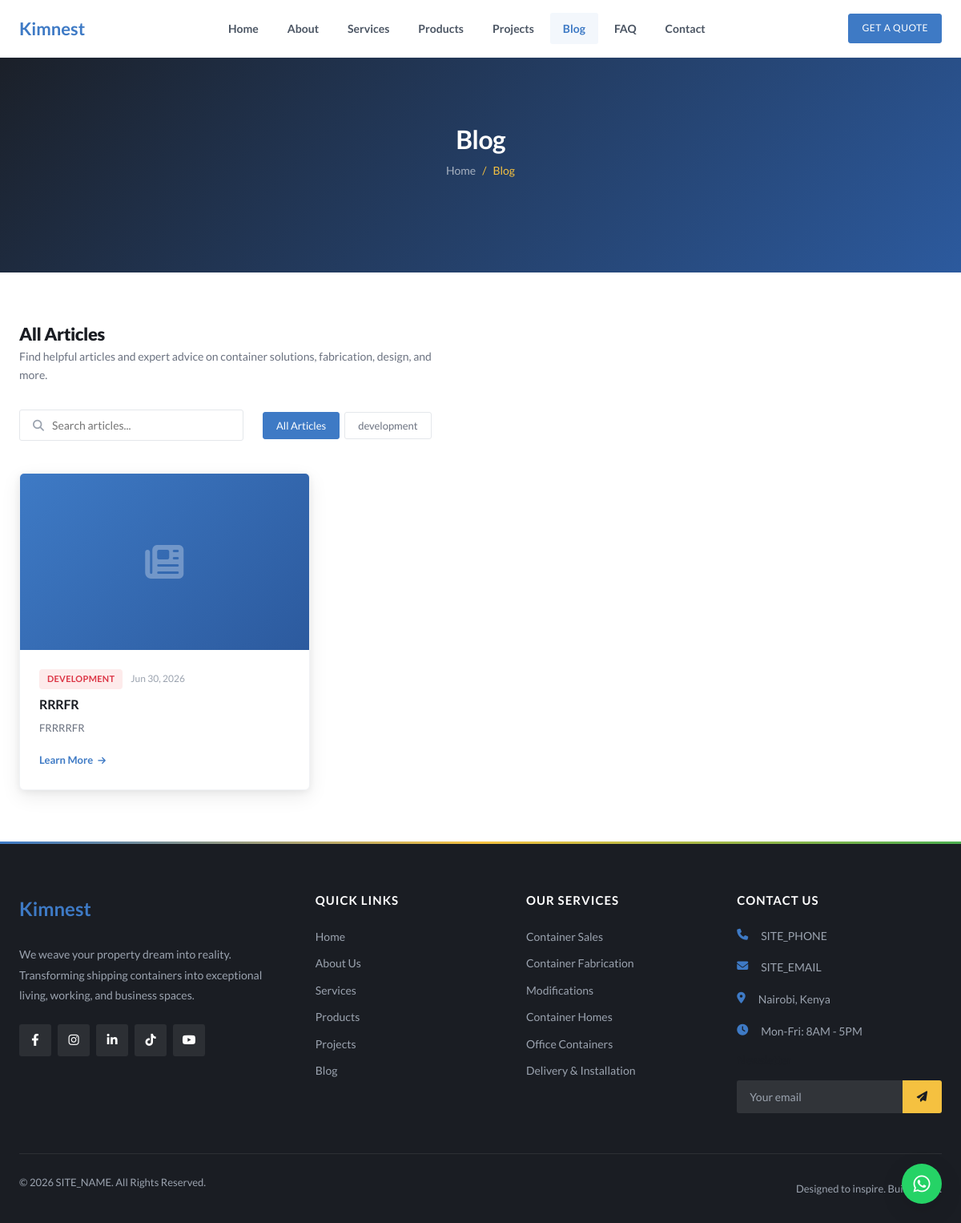
Before: /pages/blog.php with the older database file.
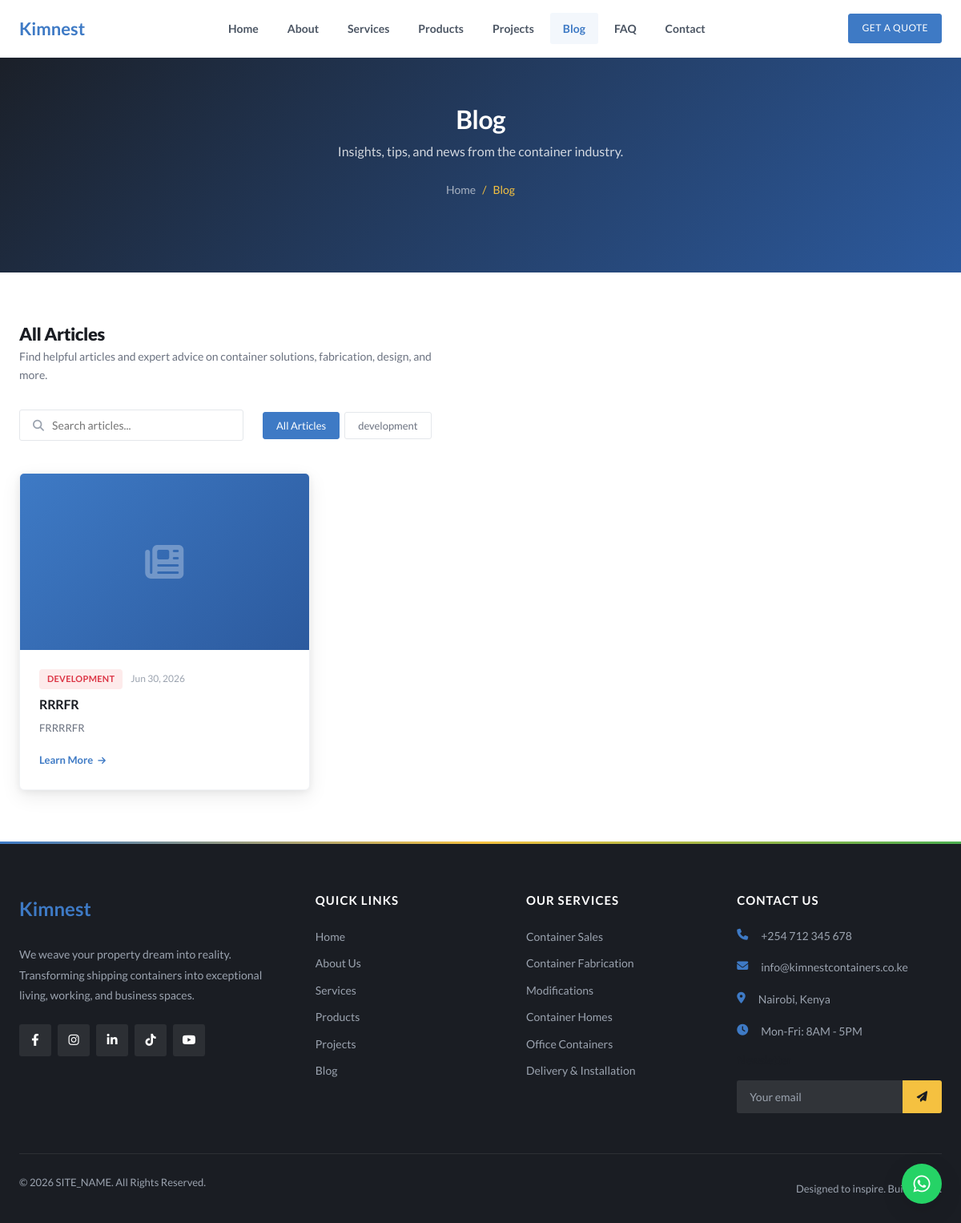
After: the same page with the newer database file.
### tables this page shows
CREATE TABLE site_content (
    id INT AUTO_INCREMENT PRIMARY KEY,
    page_slug VARCHAR(50) NOT NULL,
    section_key VARCHAR(50) NOT NULL,
    content_key VARCHAR(100) NOT NULL,
    content_value LONGTEXT,
    content_type ENUM('text', 'textarea', 'html', 'image') DEFAULT 'text',
    is_visible TINYINT(1) DEFAULT 1,
    created_at TIMESTAMP DEFAULT CURRENT_TIMESTAMP,
    updated_at TIMESTAMP DEFAULT CURRENT_TIMESTAMP ON UPDATE CURRENT_TIMESTAMP,
    UNIQUE KEY unique_content (page_slug, section_key, content_key)
);

CREATE TABLE site_settings (
    id INT AUTO_INCREMENT PRIMARY KEY,
    setting_key VARCHAR(100) NOT NULL UNIQUE,
    setting_value TEXT,
    created_at TIMESTAMP DEFAULT CURRENT_TIMESTAMP,
    updated_at TIMESTAMP DEFAULT CURRENT_TIMESTAMP ON UPDATE CURRENT_TIMESTAMP
);

### includes/functions.php (called while the page is built, shortened)
<?php
require_once __DIR__ . '/db.php';
function getContent($page, $section, $key, $default = '') {
    global $pdo;
    $stmt = $pdo->prepare("SELECT content_value, content_type, is_visible FROM site_content WHERE page_slug = ? AND section_key = ? AND content_key = ?");
    $stmt->execute([$page, $section, $key]);
    $result = $stmt->fetch();
    if (!$result) return $default;
    $value = $result['content_value'];
    $type = $result['content_type'] ?? 'text';
    if ($type === 'textarea') {
        $value = strip_tags($value);
        $value = trim($value);
    }
    return $value;
}
function getSetting($key, $default = '') {
    global $pdo;
    $stmt = $pdo->prepare("SELECT setting_value FROM site_settings WHERE setting_key = ?");
    $stmt->execute([$key]);
    $result = $stmt->fetch();
    return $result ? $result['setting_value'] : $default;
}

### pages/blog.php (the view, shortened to what the changed rows need)
<?php
include __DIR__ . '/../includes/header.php';
$heroBg = getContent('blog', 'hero', 'bg_image', '');
$heroOverlay = getContent('blog', 'hero', 'overlay_color', '#1a2e4a');
$heroDesc = getContent('blog', 'hero', 'description', '');
?>
<section class="page-banner page-banner--tall" <?php if (!empty($heroBg)): ?>style="background-image: linear-gradient(<?= $heroOverlay ?>dd, <?= $heroOverlay ?>ee), url(<?= BASE_URL ?>/<?= htmlspecialchars($heroBg) ?>); background-size: cover; background-position: center;"<?php endif; ?>>
    <div class="container">
        <h1><?= htmlspecialchars(getContent('blog', 'hero', 'overline', 'Blog')) ?></h1>
        <?php if (!empty($heroDesc)): ?>
            <p class="page-banner__desc"><?= htmlspecialchars($heroDesc) ?></p>
        <?php endif; ?>
        <div class="breadcrumb">
            <a href="<?= BASE_URL ?>/">Home</a> <span>/</span> <span>Blog</span>
        </div>
    </div>
</section>
<section class="section">
    <div class="container">
        <div class="blog-top fade-in">
            <div>
                <h2 class="blog-top__title">All Articles</h2>
            </div>
        </div>
    </div>
</section>
<?php include __DIR__ . '/../includes/footer.php'; ?>

### includes/footer.php (shortened to what the changed rows need)
    </main>
    <footer class="footer">
        <div class="container">
            <div class="footer-grid">
                <div class="footer-col">
                    <a href="<?= BASE_URL ?>/" class="footer-logo">
                        <span class="logo-text">Kim<span>nest</span></span>
                    </a>
                    <p><?= htmlspecialchars(getSetting('site_tagline', 'We weave your property dream into reality. Transforming shipping containers into exceptional living, working, and business spaces.')) ?></p>
                    <div class="social-links">
                        <a href="<?= getSetting('facebook_url', '#') ?>" target="_blank"><i class="fab fa-facebook-f"></i></a>
                        <a href="<?= getSetting('instagram_url', '#') ?>" target="_blank"><i class="fab fa-instagram"></i></a>
                        <a href="<?= getSetting('linkedin_url', '#') ?>" target="_blank"><i class="fab fa-linkedin-in"></i></a>
                        <a href="<?= getSetting('tiktok_url', '#') ?>" target="_blank"><i class="fab fa-tiktok"></i></a>
                        <a href="<?= getSetting('youtube_url', '#') ?>" target="_blank"><i class="fab fa-youtube"></i></a>
                    </div>
                </div>
                <div class="footer-col">
                    <ul class="footer-contact">
                        <li><i class="fas fa-phone"></i> <?= getSetting('site_phone', SITE_PHONE) ?></li>
                        <li><i class="fas fa-envelope"></i> <?= getSetting('site_email', SITE_EMAIL) ?></li>
                        <li><i class="fas fa-map-marker-alt"></i> <?= getSetting('site_address', 'Nairobi, Kenya') ?></li>
                        <li><i class="fas fa-clock"></i> Mon-Fri: 8AM - 5PM</li>
                    </ul>
                </div>
            </div>
        </div>
    </footer>
</body>
</html>

Changed rows visible on the page:
added site_content: content_value "Blog"
added site_content: content_value "Insights, tips, and news from the container industry."
added site_settings: setting_value "We weave your property dream into reality. Transforming shipping containers into exceptional living, working, and business spaces."
added site_settings: setting_value "+254 712 345 678"
added site_settings: setting_value "info@kimnestcontainers.co.ke"
added site_settings: setting_value "Nairobi, Kenya"
Other visible differences:
getContent('blog', 'hero', 'overline', 'Blog'): "Blog" → (not shown)
getSetting('site_phone', SITE_PHONE): "SITE_PHONE" → (not shown)
getSetting('site_email', SITE_EMAIL): "SITE_EMAIL" → (not shown)
getSetting('site_address', 'Nairobi, Kenya'): "Nairobi, Kenya" → (not shown)
text no longer shown: "We weave your property dream into reality. Transforming shipping containers into exceptional living, working, and business spaces."
